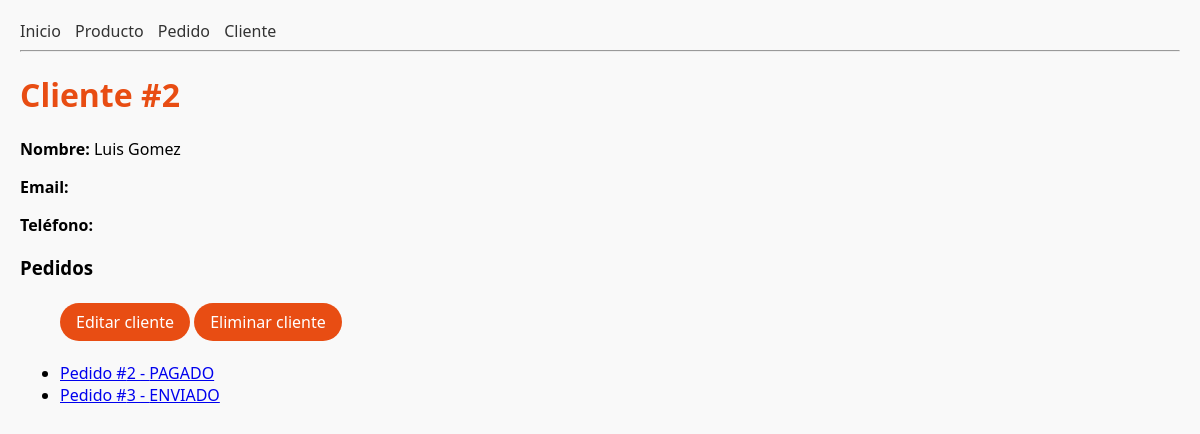
Screenshot of /clientes/2/ with the database file from the repository.
### tienda/models.py (models this page shows, shortened)
class Cliente(models.Model):
    nombre = models.CharField(max_length=120)
    correo = models.EmailField(unique=True)
    fecha_registro = models.DateTimeField(auto_now_add=True)
    activo = models.BooleanField(default=True)

class Pedido(models.Model):
    ESTADOS = [
        ("CREADO", "Creado"),
        ("PAGADO", "Pagado"),
        ("ENVIADO", "Enviado"),
        ("CERRADO", "Cerrado"),
    ]
    cliente = models.ForeignKey(Cliente, on_delete=models.CASCADE, related_name="pedidos")
    estado = models.CharField(max_length=10, choices=ESTADOS, default="CREADO")
    fecha = models.DateTimeField(auto_now_add=True)

### tienda/views.py (the view)
# urls.py: path("clientes/<int:pk>/", views.detalle_cliente, name="detalle_cliente"),
def detalle_cliente(request, pk):
    cliente = get_object_or_404(Cliente,pk=pk)
    pedidos = cliente.pedidos.select_related("cliente").prefetch_related("productos").order_by("fecha")
    return render(
        request,
        "tienda/detalle_cliente.html",
        {
            "cliente":cliente,
            "pedidos":pedidos
        }
    )

### tienda/templates/tienda/detalle_cliente.html (shortened to what this page needs)
{% extends "tienda/base.html" %}
{% block content %}
    <h1>Cliente #{{ cliente.id }}</h1>
    <p><strong>Nombre:</strong> {{ cliente.nombre }}</p>
    <p><strong>Email:</strong> {{ cliente.email }}</p>
    <p><strong>Teléfono:</strong> {{ cliente.telefono }}</p>
    <h3>Pedidos</h3>
    <ul>
        <p>
          <a href="{% url 'tienda:editar_cliente' cliente.pk %}" class="btn primary"> Editar cliente </a>
          <a href="{% url 'tienda:eliminar_cliente' cliente.pk %}" class="btn primary"> Eliminar cliente </a>
         </p>
        {% for p in cliente.pedidos.all %}
            <li>
                <a href="{% url 'tienda:detalle_pedido' pk=p.pk %}">
                    Pedido #{{ p.id }} - {{ p.estado }}
                </a>
            </li>
            {% empty %}
            <li> El Cliente no tiene pedidos.</li>
        {% endfor %}
    </ul>
{% endblock %}

### tienda/static/css/main.css (style rules this page uses)
body { font-family: 'Segoe UI', sans-serif; margin: 20px; background-color: #f9f9f9; }
h1 { color: #e84d13; }
.btn { display: inline-block; padding: 8px 16px; margin: 5px 0; color: #fff; border-radius: 9999px; text-decoration: none; font-weight: 500; transition: background 0.3s, transform 0.2s; }
.primary { background-color: #e84d13; }

### rows the page displays
Cliente: id "2", nombre "Luis Gomez"
Pedido: id "2", estado "PAGADO"
Pedido: id "3", estado "ENVIADO"
